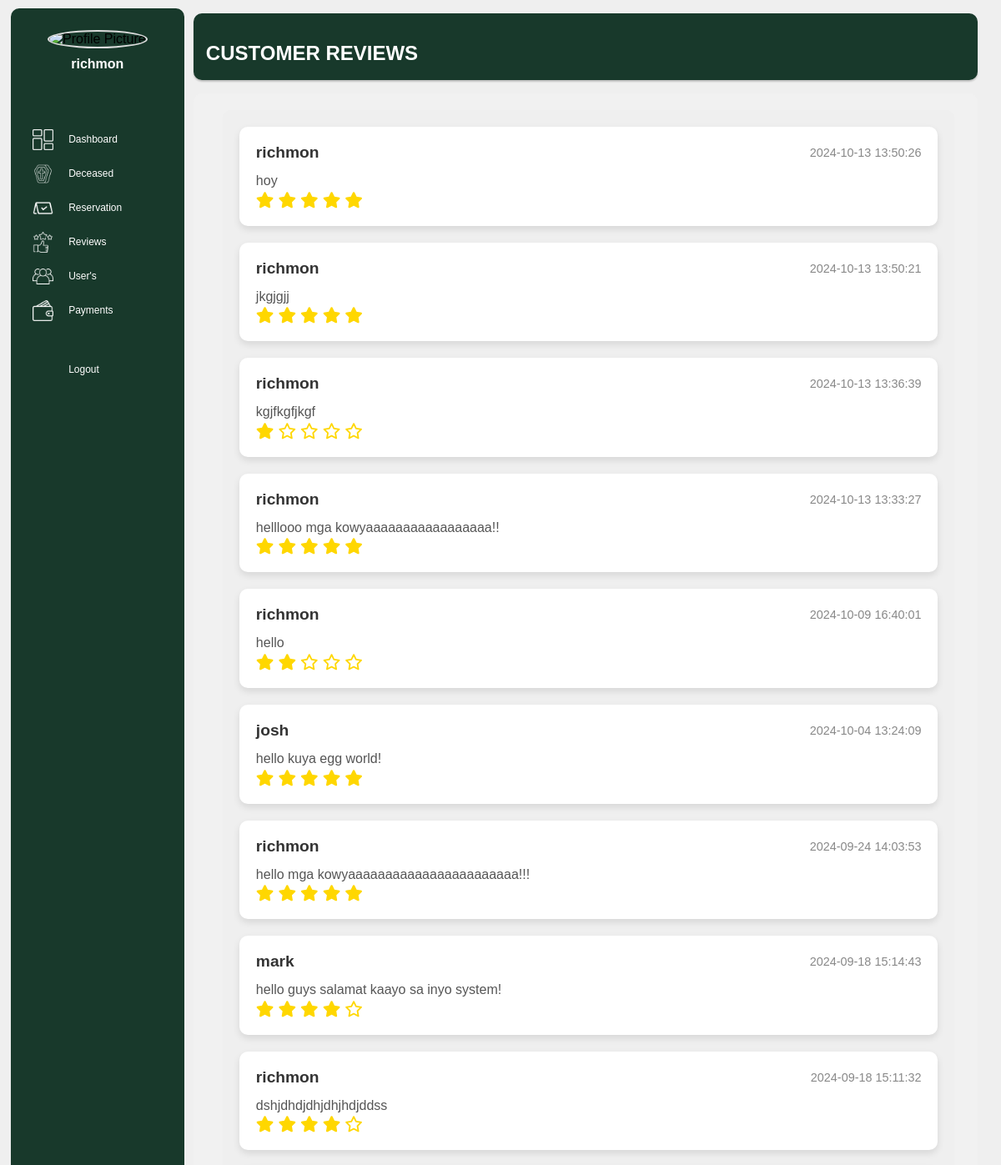
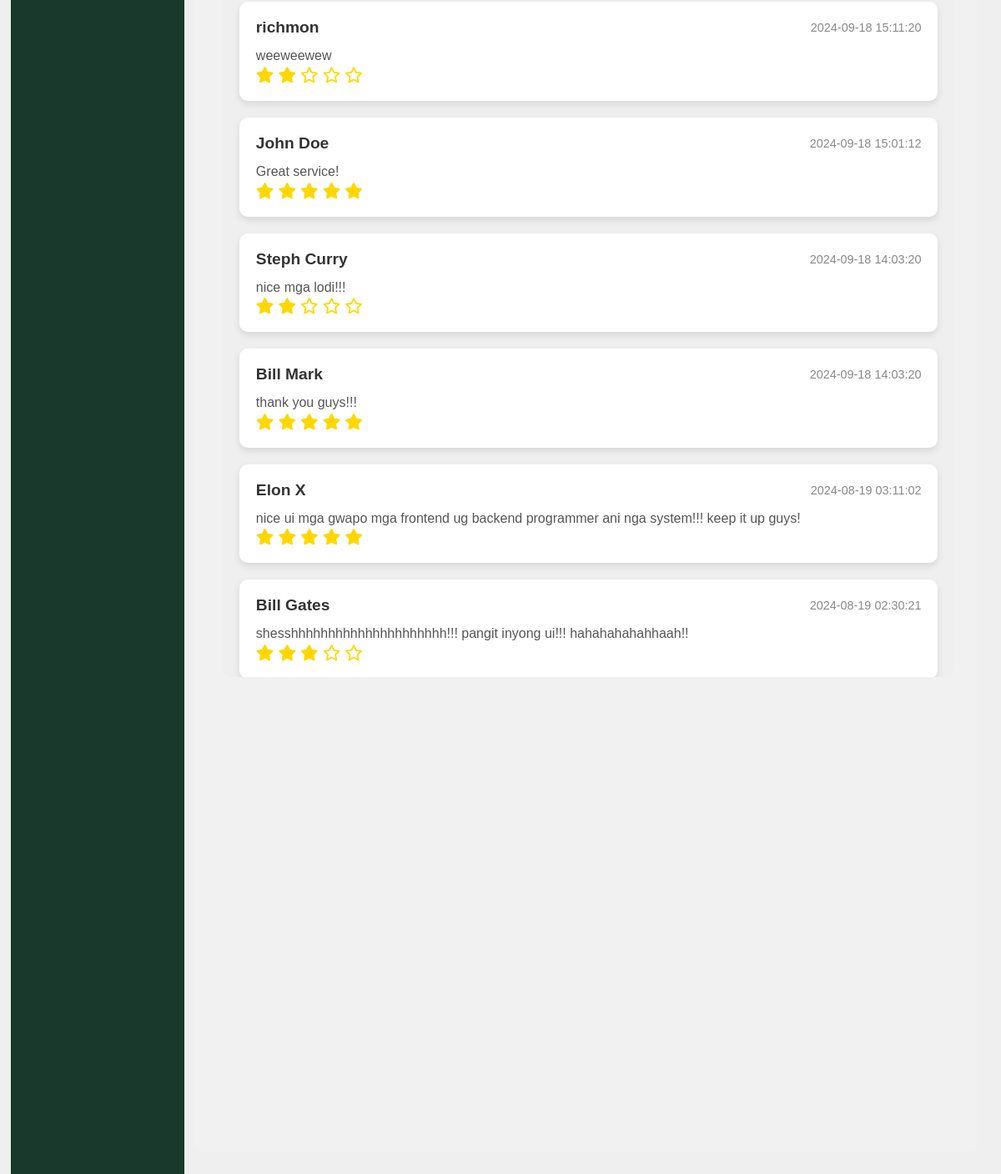
/admindashboard/adminreviews.php (signed in), run on the app's committed database (2 pictures, top to bottom).
### tables this page shows
CREATE TABLE `reviews` (
  `id` int(11) NOT NULL,
  `fullname` varchar(255) NOT NULL,
  `userfeedback` text DEFAULT NULL,
  `rating` float NOT NULL,
  `time` timestamp NOT NULL DEFAULT current_timestamp(),
  `user_id` int(11) DEFAULT NULL
);

### admindashboard/adminreviews.php (the view, shortened to what this page needs)
<?php
$firstname = isset($_SESSION['firstname']) ? htmlspecialchars($_SESSION['firstname']) : 'Guest';
require_once '../connection/connection.php';
$servername = "localhost";
$username = "root";
$password = "";
$dbname = "capstone2db";
try {
    $pdo = new PDO("mysql:host=$servername;dbname=$dbname", $username, $password);
    $pdo->setAttribute(PDO::ATTR_ERRMODE, PDO::ERRMODE_EXCEPTION);
} catch (PDOException $e) {
    die("Connection failed: " . $e->getMessage());
}
 $userId = $_SESSION['user_id'];
 $stmt = $conn->prepare("SELECT profile_pic FROM users WHERE id = :id");
 $stmt->bindParam(':id', $userId);
 $stmt->execute();
 $user = $stmt->fetch(PDO::FETCH_ASSOC);
 $profilePic = !empty($user['profile_pic']) ? $user['profile_pic'] : 'default.png';
?>
<!DOCTYPE html>
<html lang="en">
<head>
    <link rel="stylesheet" href="./admindashboardcss/adminreviews.css">
    <link rel="stylesheet" href="https://cdnjs.cloudflare.com/ajax/libs/font-awesome/6.0.0-beta3/css/all.min.css">
</head>
<body>
    <div class="row">
    <div class="left-content col-3">
    <div class="adminprofile">
                            <center>
                            <img src="../uploads/profile_pics/<?php echo $profilePic; ?>" alt="Profile Picture">
                                <div class="dropdown">
                                    <button class="dropdown-btn">
                                        <?php echo "<h4> $firstname</h4>" ?>
                                    </button>
                                </div>
                        </center>
                    </div>
                            <br>
                            <div class="adminlinks">
                                <span><img src="../images/dashboard.png" alt="">&nbsp;&nbsp;&nbsp;<a href="adminDashboard.php">Dashboard</a></span>
                                <span><img src="../images/deceased.png" alt="">&nbsp;&nbsp;&nbsp;<a href="adminDeceased.php">Deceased</a></span>
                                <span><img src="../images/reservation.png" alt="">&nbsp;&nbsp;&nbsp;<a href="adminreservation.php">Reservation</a></span>
                                <span><img src="../images/review.png" alt="">&nbsp;&nbsp;&nbsp;<a href="adminreviews.php">Reviews</a></span>
                                <span><img src="../images/users.png" alt="">&nbsp;&nbsp;&nbsp;<a href="adminusers.php">User's</a></span>
                                <span><img src="../images/payment.png" alt="">&nbsp;&nbsp;&nbsp;<a href="adminpayment.php">Payments</a></span>
                                <span><img src="../images/logout.png" alt="">&nbsp;&nbsp;&nbsp;<a href="../logout.php">Logout</a></span>
                            </div>
                            <br>
                    </div>
                    <div class="main">
                <div class="right-content1">
                    <div class="right-header col-9">
                        <br>
                        <h2> CUSTOMER REVIEWS </h2>
                    </div>
                </div>
                <div class="right-content2">
                    <div class="right-header col-9">
                    <div class="table-container">
    <?php
    $sql = "SELECT id, fullname, userfeedback, rating, time FROM reviews ORDER BY time DESC LIMIT 1000";
    $stmt = $pdo->prepare($sql);
    $stmt->execute();
    if ($stmt->rowCount() > 0) {
        while ($row = $stmt->fetch(PDO::FETCH_ASSOC)) {
            echo "
            <div class='card'>
                <div class='card-header'>
                    <h3>" . htmlspecialchars($row['fullname']) . "</h3>
                    <span class='time'>" . htmlspecialchars($row['time']) . "</span>
                </div>
                <div class='card-body'>
                    <p>" . htmlspecialchars($row['userfeedback']) . "</p>
                </div>
                <div class='card-footer'>
                    <div class='rating'>";
            $rating = (int)$row['rating'];
            for ($i = 1; $i <= 5; $i++) {
                if ($i <= $rating) {
                    echo "<i class='fas fa-star'></i>";
                } else {
                    echo "<i class='far fa-star'></i>";
                }
            }
            echo "</div></div></div>";
        }
    } else {
        echo "<p>No reviews available.</p>";
    }
    ?>
</div>
                    </div>
                </div>
            </div>
        </div>
</body>
</html>

### admindashboard/admindashboardcss/adminreviews.css (style rules this page uses)
* { margin: 0; padding: 0; box-sizing: border-box; font-family: Arial, sans-serif; }
body { background-color: #efefef; }
.row::after { content: ""; clear: both; display: block; }
[class*="col-"] { float: left; padding: 15px; }
.col-3 { width: 25%; }
.col-9 { width: 75%; }
.row { width: 100%; height: 100vh; display: flex; }
.left-content { background-color: #18392b; color: black; border-radius: 10px; height: 95vh; margin: 0.6rem 10px 0.6rem 0.8rem; width: 250px; position: relative; padding: 1rem; overflow-y: hidden; }
.adminprofile img { width: 150px; height: 150px; border-radius: 50%; object-fit: cover; border: 2px solid #ddd; margin-top: 50px; margin-left:20px; }
.main { width: 100%; margin-top: 1rem; }
.right-content1 { margin-left: 1px; padding-top: 1px; width: 97%; height: 5rem; background-color: #18392b; color: white; border-radius: 10px; box-shadow: 0 2px 2px rgba(0, 0, 0, 0.2); }
.right-content2 { margin-left: 1px; width: 97%; height: 77vh; margin-top: 1rem; background-color: #f1f1f1; color: black; border-radius: 10px; }
.adminlinks { display: flex; flex-direction: column; gap: 1rem; align-items: flex-start; margin-left: 10px; margin-top: 1px; }
.adminlinks span { display: flex; align-items: center; width: 100%; }
.adminlinks img { width: 25px; margin-right: 5px; }
.adminlinks a { text-decoration: none; color: white; font-size: 12px; display: inline-block; transition: color 0.3s, background-color 0.3s; }
.adminlinks span:last-child { margin-top: 2.1rem; margin-bottom: 5rem; }
.adminprofile { display: flex; align-items: center; justify-content: center; position: relative; bottom: 40px; right: 10px; }
.dropdown { position: relative; display: inline-block; margin-left: 20px; }
.dropdown-btn { background-color: transparent; color: white; padding: 10px 20px; border: none; display: flex; align-items: center; gap: 8px; font-size: 16px; }
.table-container { margin-top: 5px; height: 60vh; width: 130%; overflow-y: auto; margin-left: 20px; background-color:#efefef; color: black; border-radius: 10px; padding: 20px; overflow-x: hidden; }
.card { background-color: #ffffff; border-radius: 10px; box-shadow: 0 4px 8px rgba(0, 0, 0, 0.1); margin-bottom: 20px; padding: 20px; transition: transform 0.3s ease, box-shadow 0.3s ease; }
.card-header { display: flex; justify-content: space-between; align-items: center; margin-bottom: 10px; }
.card-header h3 { font-size: 1.2em; color: #333; }
.card-header .time { font-size: 0.9em; color: #888; }
.card-body p { font-size: 1em; color: #555; line-height: 1.6; }
.card-footer { display: flex; justify-content: flex-start; align-items: center; }
.card-footer .rating i { color: gold; margin-right: 5px; font-size: 1.2em; }
.fas.fa-star { color: gold; }
.far.fa-star { color: lightgray; }

### data on the page
reviews: fullname "richmon", time "2024-10-13 13:50:26", userfeedback "hoy", rating 5 (drawn)
reviews: fullname "richmon", time "2024-10-13 13:50:21", userfeedback "jkgjgjj", rating 5 (drawn)
reviews: fullname "richmon", time "2024-10-13 13:36:39", userfeedback "kgjfkgfjkgf", rating 1 (drawn)
reviews: fullname "richmon", time "2024-10-13 13:33:27", userfeedback "helllooo mga kowyaaaaaaaaaaaaaaaaa!!", rating 5 (drawn)
reviews: fullname "richmon", time "2024-10-09 16:40:01", userfeedback "hello", rating 2 (drawn)
reviews: fullname "josh", time "2024-10-04 13:24:09", userfeedback "hello kuya egg world!", rating 5 (drawn)
reviews: fullname "richmon", time "2024-09-24 14:03:53", userfeedback "hello mga kowyaaaaaaaaaaaaaaaaaaaaaaa!!!", rating 5 (drawn)
reviews: fullname "mark", time "2024-09-18 15:14:43", userfeedback "hello guys salamat kaayo sa inyo system!", rating 4 (drawn)
reviews: fullname "richmon", time "2024-09-18 15:11:32", userfeedback "dshjdhdjdhjdhjhdjddss", rating 4 (drawn)
reviews: fullname "richmon", time "2024-09-18 15:11:20", userfeedback "weeweewew", rating 2 (drawn)
reviews: fullname "John Doe", time "2024-09-18 15:01:12", userfeedback "Great service!", rating 5 (drawn)
reviews: fullname "Steph Curry", time "2024-09-18 14:03:20", userfeedback "nice mga lodi!!!", rating 2 (drawn)
reviews: fullname "Bill Mark", time "2024-09-18 14:03:20", userfeedback "thank you guys!!!", rating 5 (drawn)
reviews: fullname "Elon X", time "2024-08-19 03:11:02", userfeedback "nice ui mga gwapo mga frontend ug backend programmer ani nga system!!! keep it up guys!", rating 5 (drawn)
reviews: fullname "Bill Gates", time "2024-08-19 02:30:21", userfeedback "shesshhhhhhhhhhhhhhhhhhhhh!!! pangit inyong ui!!! hahahahahahhaah!!", rating 3.5 (drawn)

### other printed values
$firstname "richmon"
